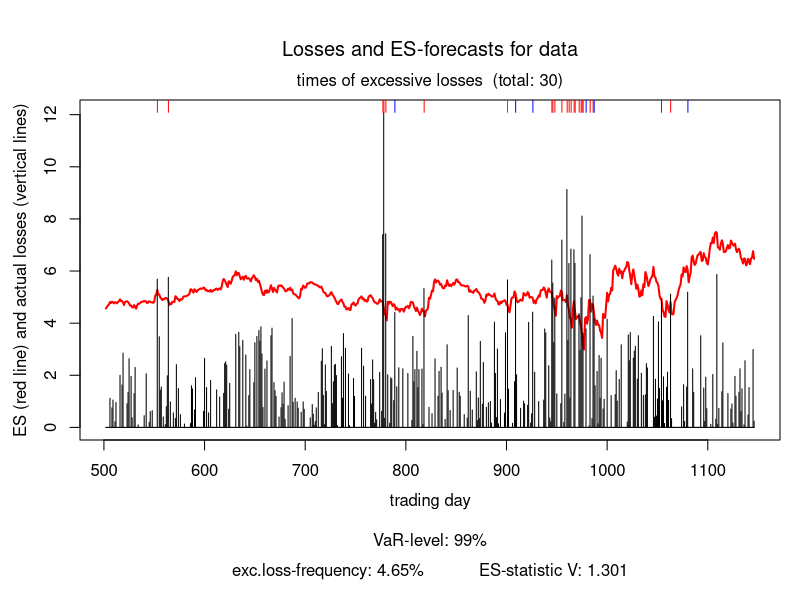

Recreate this plot in R.
#VaR and ES
allianz1 <- read.table("allianz_Jan2005-Jul2009.txt",header=TRUE)
allianz2 <- read.table("allianz_July2010-July2015.txt",header=TRUE)

VaR.ES <- function(data,ES=TRUE,width=501,stepsize=1,level=0.99,conf.level=0.05,
                   summary=TRUE,plot=TRUE,plot.info=TRUE,name="",lwd=2){
  ## Moving VaR-forecasts and backtesting for the dataset data
  ## data is assumed to be a sample of a geometric Brownian motion observed at equidistant
  ## time points
  if(any(is.na(data)) || any(is.infinite(data)) || any(data <= 0))
    return("data must be a vector with components 0 < data[i] < Inf")
  if(width < 2) 
    return("width of moving window must be >= 2")
  if(stepsize < 1) 
    return("stepsize must be >= 1")
  if(width > length(data) || stepsize > length(data))
    return("width and stepsize must be smaller than length(data)")
  if(any(c(level,conf.level) <= 0) || any(c(level,conf.level) >= 1))
    return("0 < level,conf.level < 1 must hold!")
  n <- length(data)
  window.number <- floor((n-width)/stepsize)
  VaR <- numeric(window.number)
  es <- numeric(window.number)
  FoEL <- numeric(window.number)
  loss <- numeric(window.number)
  for(i in 1:window.number){
    index <- (1:width)+(i-1)*stepsize
    logreturns <- diff(log(data[index]))
    mu <- mean(logreturns) #a little confusing because he changes how it's written
    sigma <- sd(logreturns) #correct like in the formula
    qa <- qnorm(1-level,mean=mu,sd=sigma)
    ## VaR- and ES-forecast for the next data point data[i+1]
    VaR[i] <- data[index[length(index)]]*(1-exp(qa))
    es[i] <- data[index[length(index)]]*(-1+exp(mu+sigma^2/2)*pnorm(qnorm(1-level)+sigma)/(1-level))
    ## realized loss (potential gains are treated as zero)
    loss[i] <- max(data[index[length(index)]]-data[index[length(index)]+1],0)
    ## Check if excessive loss has occured
    FoEL[i] <- as.numeric(loss[i] >= VaR[i])
  }
  ## FoEL-Test (H_0: Frequency of excessive losses is 1-level)
  p0 <- 1-level
  h <- sum(FoEL)
  p.hat <- h/window.number
  ## Under H_0: p.hat=p0 the statistic stat is (asymptotically) chisq(1)-distributed
  stat <- -2*log(((1-p0)^(window.number-h))*(p0^h))+2*log(((1-p.hat)^(window.number-h))*(p.hat^h))
  ## p-value
  p.value <- 1-pchisq(stat,df=1)
  ## confidence interval for p0
  factor <-  sqrt((p.hat*(1-p.hat))/window.number)
  conf.int <- c(p.hat-qnorm(1-0.5*conf.level)*factor,p.hat+qnorm(1-0.5*conf.level)*factor)
  conf.int <- round(conf.int*100,2)
  ## test statistic for expected shortfall
  V <- sum(loss[loss >= VaR]-es[loss >= VaR])/h
  if(summary){
    if(ES){
      ## Summary for expected shortfall
      cat("\n\t\t\tResults for ES")
      cat("\n\nES-level   excessive losses   statistic V\n",sep = "")
      cat(level*100,"%        ",h,"                  ",round(V,4),"\n",sep = "")
    } 
    else{
      ## Print a summary of the FoEL-test on the screen
      cat("\n\t\t\tResult of the FoEL-test")
      cat("\n\nVaR-level   Frequency   conf. interval     LQ-statistic      p-value   H0\n",
          sep = "")
      cat(level*100,"%         ",round(h/window.number*100, 2),"%           ",sep = "")
      cat("[",conf.int[1],"%, ",conf.int[2],"%]     ",round(stat,4),"          ",
            round(p.value*100,2),"%        ",sep = "")
      if(conf.level<p.value) cat("not rejected\n")
      else cat("rejected\n")
      cat("conf.level of LQ-test: ",round(conf.level*100,1),"%    (of the conf. interval: ",
            round((1-conf.level)*100,1),"%)\n",sep = "")
  } 
}
if(plot){
 ## save previous graphical parameters
 orig.mar <- par()$mar
 ## set appropriate plot margins
 par(mar=c(5+as.numeric(plot.info)+2,4,5,1))
 ## set y-axis limits
 if(ES) 
   ylim <- c(min(c(0,es)),max(c(loss,es)))
 else 
   ylim <- c(min(c(0,VaR)),max(c(loss,VaR)))
 x.txt <- "trading day"
 x.time <- stepsize*(0:(window.number-1))+width+1
 plot(x.time,loss,ylim=ylim,type="n",xlab="",ylab="")
 lines(c(x.time[1],x.time[length(x.time)]),c(0,0))
if(ES) 
  lines(x.time,es,lwd=lwd,col="red")
else 
  lines(x.time,VaR,lwd=lwd,col="red")
lines(x.time,loss,type="h")
## Mark times of excessive losses on the upper margins
usr <- par()$usr[c(3,4)]
if(ES){
  points(x.time[loss > es],rep(usr[2]-(usr[2]-usr[1])*0.015,sum(loss > es)),
            pch="|",col="red")
  points(x.time[loss >= VaR & loss <= es],rep(usr[2]-(usr[2]-usr[1])*0.015,
            sum(loss >= VaR & loss <= es)),pch="|",col="blue")
}
else 
  points(x.time[as.logical(FoEL)],rep(usr[2]-(usr[2]-usr[1])*0.015,sum(FoEL)),pch="|")
  ## x-axis labeling
  mtext(x.txt,side=1,line=2.5)
  if(plot.info){
    ## optional additional information (printed below the x-axis)
    mtext(paste("VaR-level: ",round(100*level,1),"%",sep=""),side=1,line=4.5)
    x.txt.3 <- paste("exc.loss-frequency: ",round(p.hat,4)*100,"%",sep = "")
    x.txt.4 <- paste(round((1-conf.level)*100,1),"%-confidence intervall: [",
                     conf.int[1],"%, ",conf.int[2],"%]",sep="")
    x.txt.5 <- paste("p-value: ",round(p.value*100,2),"%",sep="")
    if(conf.level<p.value) x.txt.6 <- "(not rejected)"
    else 
      x.txt.6 <- "(rejected)"
    if(ES) mtext(paste(x.txt.3, "           ES-statistic V: ", round(V,4),sep=""),
            side=1,line=6)
    else mtext(paste(x.txt.3, "            ",x.txt.5," ",x.txt.6,sep=""),
                      side=1,line=6)
    ## detailed y-axis labeling
    if(ES) mtext("ES (red line) and actual losses (vertical lines)",side=2,line=2.5)
    else mtext("VaR (red line) and actual losses (vertical lines)",side=2,line=2.5)
    ## detailed information on top
    mtext(paste("times of excessive losses  (total: ",sum(FoEL),")",sep=""),line=0.5)
    if(ES) title.txt <- "Losses and ES-forecasts for"
    else title.txt <- "Losses and VaR-forecasts for"
    if(name=="") title.txt <- paste(title.txt, "data")
    else title.txt <- paste(title.txt, name)
    mtext(title.txt,line=2,cex=1.2)} else{
    ## sparse annotation if plot.info=FALSE
    if(ES) mtext("ES and actual losses",side=2,line=2.5)
    else mtext("VaR and actual losses",side=2,line=2.5)
    mtext("times of excessive losses",line=0.5)
    if(ES) title.txt <- "Losses and ES-forecasts for"
    else title.txt <- "Losses and VaR-forecasts for"
    if(name=="") title.txt <- paste(title.txt, "data")
    else title.txt <- paste(title.txt, name)
    mtext(title.txt,line=2,cex=1.2)
    }
## reset graphical parameters to previous values
par(mar=orig.mar)
  }
invisible(list(VaR=VaR,ES=es,losses=loss,FoEL=FoEL,VaR.level=level,conf.level=conf.level,
                     frequency=p.hat,conf.int=conf.int,stat= stat,p.value=p.value,
                     H0=c("not rejected","rejected")[c(conf.level<p.value,conf.level>=p.value)],
                     V=V))
}
    
allianz1.var.results <- VaR.ES(allianz1$Close)
